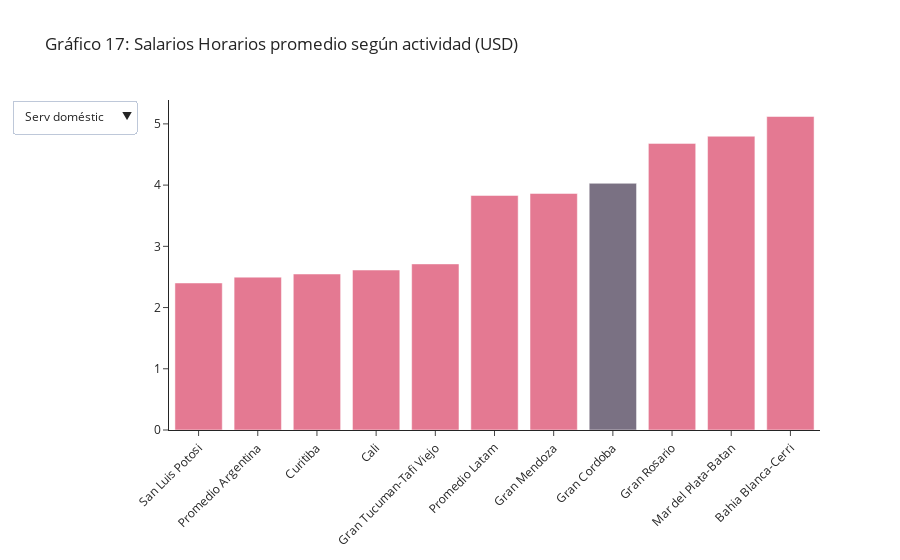

The notebook cell this image was saved under:
### Code cell
fig = go.Figure(data=[go.Bar( x=df_dict[list(df_dict.keys())[0]]['City'], y=df_dict[list(df_dict.keys())[0]]['Salario'] , marker={'color': df_dict[list(df_dict.keys())[0]]['color']})
                     ])

updatemenus = [{'buttons': [
            {
                'method': 'update',
                'label': list(df_dict.keys())[0],
                'args': [
                    {'y': [df_dict[list(df_dict.keys())[0]]['Salario']],
                     'x': [df_dict[list(df_dict.keys())[0]]['City']],
                     'marker':[{'color': df_dict[list(df_dict.keys())[0]]['color']}]
                    }]
            },
            {
                'method': 'update',
                'label': list(df_dict.keys())[1],
                'args': [
                    {'y': [df_dict[list(df_dict.keys())[1]]['Salario']],
                     'x': [df_dict[list(df_dict.keys())[1]]['City']],
                     'marker':[{'color': df_dict[list(df_dict.keys())[1]]['color']}]
                    }]
            },
            {
                'method': 'update',
                'label': list(df_dict.keys())[2],
                'args': [
                    {'y': [df_dict[list(df_dict.keys())[2]]['Salario']],
                     'x': [df_dict[list(df_dict.keys())[2]]['City']],
                     'marker':[{'color': df_dict[list(df_dict.keys())[2]]['color']}]
                    }]
            },
            {
                'method': 'update',
                'label': list(df_dict.keys())[3],
                'args': [
                    {'y': [df_dict[list(df_dict.keys())[3]]['Salario']],
                     'x': [df_dict[list(df_dict.keys())[3]]['City']],
                     'marker':[{'color': df_dict[list(df_dict.keys())[3]]['color']}]
                    }]
            },
            {
                'method': 'update',
                'label': list(df_dict.keys())[4],
                'args': [
                    {'y': [df_dict[list(df_dict.keys())[4]]['Salario']],
                     'x': [df_dict[list(df_dict.keys())[4]]['City']],
                     'marker':[{'color': df_dict[list(df_dict.keys())[4]]['color']}]
                    }]
            },
            {
                'method': 'update',
                'label': list(df_dict.keys())[5],
                'args': [
                    {'y': [df_dict[list(df_dict.keys())[5]]['Salario']],
                     'x': [df_dict[list(df_dict.keys())[5]]['City']],
                     'marker':[{'color': df_dict[list(df_dict.keys())[5]]['color']}]
                    }]
            },
            {
                'method': 'update',
                'label': list(df_dict.keys())[6],
                'args': [
                    {'y': [df_dict[list(df_dict.keys())[6]]['Salario']],
                     'x': [df_dict[list(df_dict.keys())[6]]['City']],
                     'marker':[{'color': df_dict[list(df_dict.keys())[6]]['color']}]
                    }]
            },
            {
                'method': 'update',
                'label': list(df_dict.keys())[7],
                'args': [
                    {'y': [df_dict[list(df_dict.keys())[7]]['Salario']],
                     'x': [df_dict[list(df_dict.keys())[7]]['City']],
                     'marker':[{'color': df_dict[list(df_dict.keys())[7]]['color']}]
                    }]
            },
            {
                'method': 'update',
                'label': list(df_dict.keys())[8],
                'args': [
                    {'y': [df_dict[list(df_dict.keys())[8]]['Salario']],
                     'x': [df_dict[list(df_dict.keys())[8]]['City']],
                     'marker':[{'color': df_dict[list(df_dict.keys())[8]]['color']}]
                    }]
            },
            {
                'method': 'update',
                'label': list(df_dict.keys())[9],
                'args': [
                    {'y': [df_dict[list(df_dict.keys())[9]]['Salario']],
                     'x': [df_dict[list(df_dict.keys())[9]]['City']],
                     'marker':[{'color': df_dict[list(df_dict.keys())[9]]['color']}]
                    }               
                ]
            }

        ],
        'direction': 'down',
        'showactive': True,
    }
]

fig.update_layout(template="simple_white" , updatemenus=updatemenus , title_text='Gráfico 17: Salarios Horarios promedio según actividad (USD)' , xaxis={'tickangle':-45})
fig.update_traces(marker_line_width=1.5, opacity=0.6)

fig.show()
fig.write_html("informe/images/wages.html",full_html=False,include_plotlyjs='cdn')

### Figure 1 — Plotly figure (JSON) as saved in the notebook; plotly's stock layout.template omitted (floating-point values rounded to 4 significant figures)
{"data": [{"marker": {"color": ["#d3214a", "#d3214a", "#d3214a", "#d3214a", "#d3214a", "#d3214a", "#d3214a", "#231331", "#d3214a", "#d3214a", "#d3214a"]}, "opacity": 0.6, "type": "bar", "x": ["San Luis Potosi", "Promedio Argentina", "Curitiba", "Cali", "Gran Tucuman-Tafi Viejo", "Promedio Latam", "Gran Mendoza", "Gran Cordoba", "Gran Rosario", "Mar del Plata-Batan", "Bahia Blanca-Cerri"], "y": [2.401, 2.496, 2.548, 2.613, 2.713, 3.831, 3.864, 4.029, 4.681, 4.798, 5.12]}], "layout": {"autosize": true, "title": {"text": "Gráfico 17: Salarios Horarios promedio según actividad (USD)"}, "updatemenus": [{"active": 9, "buttons": [{"args": [{"marker": [{"color": ["#d3214a", "#d3214a", "#d3214a", "#d3214a", "#231331", "#d3214a", "#d3214a", "#d3214a", "#d3214a", "#d3214a", "#d3214a"]}], "x": [["San Luis Potosi", "Gran Rosario", "Promedio Argentina", "Mar del Plata-Batan", "Gran Cordoba", "Promedio Latam", "Gran Mendoza", "Gran Tucuman-Tafi Viejo", "Bahia Blanca-Cerri", "Cali", "Curitiba"]], "y": [[4.039, 5.234, 5.737, 5.953, 6.3, 6.452, 7.272, 7.396, 8.469, 8.766, 12.29]]}], "label": "Agro", "method": "update"}, {"args": [{"marker": [{"color": ["#d3214a", "#d3214a", "#d3214a", "#d3214a", "#d3214a", "#231331", "#d3214a", "#d3214a", "#d3214a", "#d3214a", "#d3214a"]}], "x": [["San Luis Potosi", "Cali", "Promedio Argentina", "Gran Tucuman-Tafi Viejo", "Gran Mendoza", "Gran Cordoba", "Promedio Latam", "Bahia Blanca-Cerri", "Curitiba", "Gran Rosario", "Mar del Plata-Batan"]], "y": [[3.317, 3.448, 3.725, 4.009, 4.122, 4.562, 4.965, 5.295, 5.489, 5.633, 6.017]]}], "label": "Baja Tec", "method": "update"}, {"args": [{"marker": [{"color": ["#d3214a", "#d3214a", "#d3214a", "#d3214a", "#d3214a", "#d3214a", "#d3214a", "#d3214a", "#231331", "#d3214a", "#d3214a"]}], "x": [["Cali", "Promedio Argentina", "San Luis Potosi", "Gran Mendoza", "Mar del Plata-Batan", "Promedio Latam", "Gran Rosario", "Gran Tucuman-Tafi Viejo", "Gran Cordoba", "Curitiba", "Bahia Blanca-Cerri"]], "y": [[4.666, 4.853, 5.616, 6.239, 6.27, 6.37, 6.609, 6.75, 7.051, 8.382, 8.839]]}], "label": "Resto Ind", "method": "update"}, {"args": [{"marker": [{"color": ["#d3214a", "#d3214a", "#d3214a", "#d3214a", "#d3214a", "#231331", "#d3214a", "#d3214a", "#d3214a", "#d3214a", "#d3214a"]}], "x": [["San Luis Potosi", "Cali", "Gran Tucuman-Tafi Viejo", "Promedio Argentina", "Gran Mendoza", "Gran Cordoba", "Promedio Latam", "Mar del Plata-Batan", "Bahia Blanca-Cerri", "Gran Rosario", "Curitiba"]], "y": [[3.146, 3.23, 3.72, 4.366, 4.446, 4.961, 4.998, 5.463, 5.603, 6.199, 6.949]]}], "label": "Construcción", "method": "update"}, {"args": [{"marker": [{"color": ["#d3214a", "#d3214a", "#d3214a", "#d3214a", "#d3214a", "#231331", "#d3214a", "#d3214a", "#d3214a", "#d3214a", "#d3214a"]}], "x": [["San Luis Potosi", "Cali", "Gran Tucuman-Tafi Viejo", "Promedio Argentina", "Gran Mendoza", "Gran Cordoba", "Promedio Latam", "Gran Rosario", "Mar del Plata-Batan", "Bahia Blanca-Cerri", "Curitiba"]], "y": [[2.984, 3.434, 3.792, 3.925, 4.508, 4.751, 4.891, 5.152, 5.494, 5.738, 6.951]]}], "label": "Comercio", "method": "update"}, {"args": [{"marker": [{"color": ["#d3214a", "#d3214a", "#d3214a", "#d3214a", "#d3214a", "#231331", "#d3214a", "#d3214a", "#d3214a", "#d3214a", "#d3214a"]}], "x": [["Cali", "San Luis Potosi", "Gran Tucuman-Tafi Viejo", "Promedio Argentina", "Gran Mendoza", "Gran Cordoba", "Promedio Latam", "Gran Rosario", "Bahia Blanca-Cerri", "Mar del Plata-Batan", "Curitiba"]], "y": [[3.576, 3.876, 4.224, 5.108, 5.75, 5.758, 6.224, 6.301, 7.498, 7.574, 9.695]]}], "label": "Infraestructura", "method": "update"}, {"args": [{"marker": [{"color": ["#d3214a", "#d3214a", "#d3214a", "#d3214a", "#231331", "#d3214a", "#d3214a", "#d3214a", "#d3214a", "#d3214a", "#d3214a"]}], "x": [["San Luis Potosi", "Cali", "Gran Tucuman-Tafi Viejo", "Promedio Argentina", "Gran Cordoba", "Gran Mendoza", "Promedio Latam", "Gran Rosario", "Bahia Blanca-Cerri", "Mar del Plata-Batan", "Curitiba"]], "y": [[4.807, 5.755, 6.069, 6.355, 6.93, 7.541, 7.671, 7.799, 7.966, 8.532, 10.45]]}], "label": "Bancos", "method": "update"}, {"args": [{"marker": [{"color": ["#d3214a", "#d3214a", "#d3214a", "#d3214a", "#d3214a", "#d3214a", "#d3214a", "#d3214a", "#231331", "#d3214a", "#d3214a"]}], "x": [["Promedio Argentina", "San Luis Potosi", "Cali", "Gran Rosario", "Bahia Blanca-Cerri", "Gran Mendoza", "Promedio Latam", "Gran Tucuman-Tafi Viejo", "Gran Cordoba", "Mar del Plata-Batan", "Curitiba"]], "y": [[7.17, 7.187, 7.391, 7.833, 8.069, 8.081, 8.515, 8.601, 9.145, 10.75, 10.98]]}], "label": "Adm publi", "method": "update"}, {"args": [{"marker": [{"color": ["#d3214a", "#d3214a", "#d3214a", "#d3214a", "#231331", "#d3214a", "#d3214a", "#d3214a", "#d3214a", "#d3214a", "#d3214a"]}], "x": [["Cali", "San Luis Potosi", "Promedio Argentina", "Gran Mendoza", "Gran Cordoba", "Gran Tucuman-Tafi Viejo", "Promedio Latam", "Mar del Plata-Batan", "Bahia Blanca-Cerri", "Gran Rosario", "Curitiba"]], "y": [[5.756, 6.398, 6.795, 7.435, 8.133, 8.455, 8.763, 9.308, 9.526, 10.78, 11.19]]}], "label": "Educ y Salud", "method": "update"}, {"args": [{"marker": [{"color": ["#d3214a", "#d3214a", "#d3214a", "#d3214a", "#d3214a", "#d3214a", "#d3214a", "#231331", "#d3214a", "#d3214a", "#d3214a"]}], "x": [["San Luis Potosi", "Promedio Argentina", "Curitiba", "Cali", "Gran Tucuman-Tafi Viejo", "Promedio Latam", "Gran Mendoza", "Gran Cordoba", "Gran Rosario", "Mar del Plata-Batan", "Bahia Blanca-Cerri"]], "y": [[2.401, 2.496, 2.548, 2.613, 2.713, 3.831, 3.864, 4.029, 4.681, 4.798, 5.12]]}], "label": "Serv doméstic", "method": "update"}], "direction": "down", "showactive": true}], "xaxis": {"autorange": true, "range": [-0.5, 10.5], "tickangle": -45, "type": "category"}, "yaxis": {"autorange": true, "range": [0, 5.39], "type": "linear"}}}
